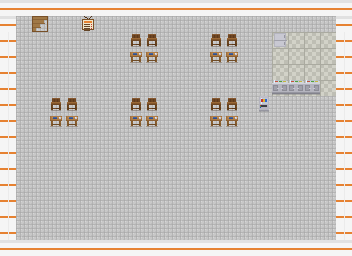

Rendered tile map (Tiled .tmx) drawn with the repository's tilesets; below, a short description and the full map source, tile grids included:
An orthogonal 22x16 tile map with 16x16 px tiles, 3 tile layers (ground, structures, decorations), 1 hidden layer not drawn and 5 objects (2x table, stairs_down, fridge, spawn).

<map version="1.5" orientation="orthogonal" renderorder="right-down" width="22" height="16" tilewidth="16" tileheight="16" infinite="0" nextobjectid="6" nextlayerid="7">
 <tileset firstgid="1" name="indoor_tileset" tilewidth="16" tileheight="16" tilecount="82" columns="82">
  <image source="../../assets/tilesets/indoor_tileset.png" width="1312" height="16" />
  <tile id="4">
   <properties>
    <property name="solid" type="bool" value="true" />
   </properties>
  </tile>
  <tile id="5">
   <properties>
    <property name="solid" type="bool" value="true" />
   </properties>
  </tile>
  <tile id="6">
   <properties>
    <property name="solid" type="bool" value="true" />
   </properties>
  </tile>
  <tile id="7">
   <properties>
    <property name="solid" type="bool" value="true" />
   </properties>
  </tile>
  <tile id="8">
   <properties>
    <property name="solid" type="bool" value="true" />
   </properties>
  </tile>
  <tile id="9">
   <properties>
    <property name="solid" type="bool" value="true" />
   </properties>
  </tile>
  <tile id="10">
   <properties>
    <property name="solid" type="bool" value="true" />
   </properties>
  </tile>
  <tile id="11">
   <properties>
    <property name="solid" type="bool" value="true" />
   </properties>
  </tile>
  <tile id="15">
   <properties>
    <property name="solid" type="bool" value="true" />
   </properties>
  </tile>
  <tile id="16">
   <properties>
    <property name="solid" type="bool" value="true" />
   </properties>
  </tile>
  <tile id="17">
   <properties>
    <property name="solid" type="bool" value="true" />
   </properties>
  </tile>
  <tile id="19">
   <properties>
    <property name="solid" type="bool" value="true" />
   </properties>
  </tile>
  <tile id="20">
   <properties>
    <property name="solid" type="bool" value="true" />
   </properties>
  </tile>
  <tile id="22">
   <properties>
    <property name="solid" type="bool" value="true" />
   </properties>
  </tile>
  <tile id="23">
   <properties>
    <property name="solid" type="bool" value="true" />
   </properties>
  </tile>
  <tile id="24">
   <properties>
    <property name="solid" type="bool" value="true" />
   </properties>
  </tile>
  <tile id="25">
   <properties>
    <property name="solid" type="bool" value="true" />
   </properties>
  </tile>
  <tile id="27">
   <properties>
    <property name="solid" type="bool" value="true" />
   </properties>
  </tile>
  <tile id="28">
   <properties>
    <property name="solid" type="bool" value="true" />
   </properties>
  </tile>
  <tile id="29">
   <properties>
    <property name="solid" type="bool" value="true" />
   </properties>
  </tile>
  <tile id="30">
   <properties>
    <property name="solid" type="bool" value="true" />
   </properties>
  </tile>
  <tile id="31">
   <properties>
    <property name="solid" type="bool" value="true" />
   </properties>
  </tile>
  <tile id="32">
   <properties>
    <property name="solid" type="bool" value="true" />
   </properties>
  </tile>
  <tile id="33">
   <properties>
    <property name="solid" type="bool" value="true" />
   </properties>
  </tile>
  <tile id="34">
   <properties>
    <property name="solid" type="bool" value="true" />
   </properties>
  </tile>
  <tile id="35">
   <properties>
    <property name="solid" type="bool" value="true" />
   </properties>
  </tile>
  <tile id="37">
   <properties>
    <property name="solid" type="bool" value="true" />
   </properties>
  </tile>
  <tile id="38">
   <properties>
    <property name="solid" type="bool" value="true" />
   </properties>
  </tile>
  <tile id="39">
   <properties>
    <property name="solid" type="bool" value="true" />
   </properties>
  </tile>
  <tile id="41">
   <properties>
    <property name="solid" type="bool" value="true" />
   </properties>
  </tile>
  <tile id="42">
   <properties>
    <property name="solid" type="bool" value="true" />
   </properties>
  </tile>
  <tile id="43">
   <properties>
    <property name="solid" type="bool" value="true" />
   </properties>
  </tile>
  <tile id="44">
   <properties>
    <property name="solid" type="bool" value="true" />
   </properties>
  </tile>
  <tile id="45">
   <properties>
    <property name="solid" type="bool" value="true" />
   </properties>
  </tile>
  <tile id="46">
   <properties>
    <property name="solid" type="bool" value="true" />
   </properties>
  </tile>
  <tile id="47">
   <properties>
    <property name="solid" type="bool" value="true" />
   </properties>
  </tile>
  <tile id="48">
   <properties>
    <property name="solid" type="bool" value="true" />
   </properties>
  </tile>
  <tile id="49">
   <properties>
    <property name="solid" type="bool" value="true" />
   </properties>
  </tile>
  <tile id="50">
   <properties>
    <property name="solid" type="bool" value="true" />
   </properties>
  </tile>
  <tile id="51">
   <properties>
    <property name="solid" type="bool" value="true" />
   </properties>
  </tile>
  <tile id="52">
   <properties>
    <property name="solid" type="bool" value="true" />
   </properties>
  </tile>
  <tile id="53">
   <properties>
    <property name="solid" type="bool" value="true" />
   </properties>
  </tile>
  <tile id="54">
   <properties>
    <property name="solid" type="bool" value="true" />
   </properties>
  </tile>
  <tile id="55">
   <properties>
    <property name="solid" type="bool" value="true" />
   </properties>
  </tile>
  <tile id="56">
   <properties>
    <property name="solid" type="bool" value="true" />
   </properties>
  </tile>
  <tile id="57">
   <properties>
    <property name="solid" type="bool" value="true" />
   </properties>
  </tile>
  <tile id="58">
   <properties>
    <property name="solid" type="bool" value="true" />
   </properties>
  </tile>
  <tile id="59">
   <properties>
    <property name="solid" type="bool" value="true" />
   </properties>
  </tile>
  <tile id="63">
   <properties>
    <property name="solid" type="bool" value="true" />
   </properties>
  </tile>
  <tile id="64">
   <properties>
    <property name="solid" type="bool" value="true" />
   </properties>
  </tile>
  <tile id="70">
   <properties>
    <property name="solid" type="bool" value="true" />
   </properties>
  </tile>
  <tile id="71">
   <properties>
    <property name="solid" type="bool" value="true" />
   </properties>
  </tile>
  <tile id="72">
   <properties>
    <property name="solid" type="bool" value="true" />
   </properties>
  </tile>
  <tile id="73">
   <properties>
    <property name="solid" type="bool" value="true" />
   </properties>
  </tile>
  <tile id="74">
   <properties>
    <property name="solid" type="bool" value="true" />
   </properties>
  </tile>
  <tile id="75">
   <properties>
    <property name="solid" type="bool" value="true" />
   </properties>
  </tile>
  <tile id="76">
   <properties>
    <property name="solid" type="bool" value="true" />
   </properties>
  </tile>
  <tile id="77">
   <properties>
    <property name="solid" type="bool" value="true" />
   </properties>
  </tile>
  <tile id="78">
   <properties>
    <property name="solid" type="bool" value="true" />
   </properties>
  </tile>
  <tile id="79">
   <properties>
    <property name="solid" type="bool" value="true" />
   </properties>
  </tile>
  <tile id="80">
   <properties>
    <property name="solid" type="bool" value="true" />
   </properties>
  </tile>
 </tileset>
 <layer id="1" name="ground" width="22" height="16">
  <data encoding="csv">
3,3,3,3,3,3,3,3,3,3,3,3,3,3,3,3,3,3,3,3,3,3,3,3,3,3,3,3,3,3,3,3,3,3,3,3,3,3,3,3,3,3,3,3,3,3,3,3,3,3,3,3,3,3,3,3,3,3,3,3,3,70,70,70,70,3,3,3,3,3,3,3,3,3,3,3,3,3,3,3,3,3,3,70,70,70,70,3,3,3,3,3,3,3,3,3,3,3,3,3,3,3,3,3,3,70,70,70,70,3,3,3,3,3,3,3,3,3,3,3,3,3,3,3,3,3,3,70,70,70,70,3,3,3,3,3,3,3,3,3,3,3,3,3,3,3,3,3,3,3,3,3,3,3,3,3,3,3,3,3,3,3,3,3,3,3,3,3,3,3,3,3,3,3,3,3,3,3,3,3,3,3,3,3,3,3,3,3,3,3,3,3,3,3,3,3,3,3,3,3,3,3,3,3,3,3,3,3,3,3,3,3,3,3,3,3,3,3,3,3,3,3,3,3,3,3,3,3,3,3,3,3,3,3,3,3,3,3,3,3,3,3,3,3,3,3,3,3,3,3,3,3,3,3,3,3,3,3,3,3,3,3,3,3,3,3,3,3,3,3,3,3,3,3,3,3,3,3,3,3,3,3,3,3,3,3,3,3,3,3,3,3,3,3,3,3,3,3,3,3,3,3,3,3,3,3,3,3,3,3,3,3,3,3,3,3,3,3,3,3,3,3,3,3,3,3,3,3,3,3,3,3,3,3,3,3,3,3,3,3,3,3,3,3,3,3,3,3,3,3,3,3
</data>
 </layer>
 <layer id="2" name="structures" width="22" height="16">
  <data encoding="csv">
33,33,33,33,33,33,33,33,33,33,33,33,33,33,33,33,33,33,33,33,33,33,33,0,13,0,0,71,0,0,0,0,0,0,0,0,0,0,0,0,0,0,0,33,32,0,0,0,0,0,0,0,10,10,0,0,0,10,10,0,0,12,0,0,0,32,32,0,0,0,0,0,0,0,9,9,0,0,0,9,9,0,0,0,0,0,0,32,32,0,0,0,0,0,0,0,0,0,0,0,0,0,0,0,0,0,0,0,0,32,32,0,0,0,0,0,0,0,0,0,0,0,0,0,0,0,0,11,11,11,0,32,32,0,0,10,10,0,0,0,10,10,0,0,0,10,10,0,72,0,0,0,0,32,32,0,0,9,9,0,0,0,9,9,0,0,0,9,9,0,0,0,0,0,0,32,32,0,0,0,0,0,0,0,0,0,0,0,0,0,0,0,0,0,0,0,0,32,32,0,0,0,0,0,0,0,0,0,0,0,0,0,0,0,0,0,0,0,0,32,32,0,0,0,0,0,0,0,0,0,0,0,0,0,0,0,0,0,0,0,0,32,32,0,0,0,0,0,0,0,0,0,0,0,0,0,0,0,0,0,0,0,0,32,32,0,0,0,0,0,0,0,0,0,0,0,0,0,0,0,0,0,0,0,0,32,32,0,0,0,0,0,0,0,0,0,0,0,0,0,0,0,0,0,0,0,0,32,32,0,0,0,0,0,0,0,0,0,0,0,0,0,0,0,0,0,0,0,0,32,33,33,33,33,33,33,33,33,33,33,33,33,33,33,33,33,33,33,33,33,33,33
</data>
 </layer>
 <objectgroup id="3" name="objects">
  <object id="1" x="32" y="16" width="16" height="16" type="stairs_down">
   <properties>
    <property name="interactive_type" value="enter" />
    <property name="prompt_text" value="下楼" />
    <property name="target_map" value="dining_hall_f1" />
    <property name="spawn_point" value="dining_f1_stairs" />
    <property name="transition_type" value="floor_change" />
   </properties>
  </object>
  <object id="2" x="272" y="32" width="16" height="16" type="fridge">
   <properties>
    <property name="interactive_type" value="examine" />
    <property name="prompt_text" value="查看冰箱" />
    <property name="display_name" value="后厨冰箱" />
   </properties>
  </object>
  <object id="3" x="128" y="48" width="32" height="16" type="table">
   <properties>
    <property name="interactive_type" value="examine" />
    <property name="prompt_text" value="搜索餐桌" />
    <property name="display_name" value="二楼餐桌" />
   </properties>
  </object>
  <object id="4" x="208" y="48" width="32" height="16" type="table">
   <properties>
    <property name="interactive_type" value="examine" />
    <property name="prompt_text" value="搜索餐桌" />
    <property name="display_name" value="二楼餐桌" />
   </properties>
  </object>
 </objectgroup>
 <layer id="4" name="collision" width="22" height="16" visible="0">
  <data encoding="csv">
0,0,0,0,0,0,0,0,0,0,0,0,0,0,0,0,0,0,0,0,0,0,0,0,0,0,0,20,0,0,0,0,0,0,0,0,0,0,0,0,0,0,0,0,0,0,0,0,0,0,0,0,20,20,0,0,0,20,20,0,0,20,0,0,0,0,0,0,0,0,0,0,0,0,20,20,0,0,0,20,20,0,0,0,0,0,0,0,0,0,0,0,0,0,0,0,0,0,0,0,0,0,0,0,0,0,0,0,0,0,0,0,0,0,0,0,0,0,0,0,0,0,0,0,0,0,0,20,20,20,0,0,0,0,0,20,20,0,0,0,20,20,0,0,0,20,20,0,20,0,0,0,0,0,0,0,0,20,20,0,0,0,20,20,0,0,0,20,20,0,0,0,0,0,0,0,0,0,0,0,0,0,0,0,0,0,0,0,0,0,0,0,0,0,0,0,0,0,0,0,0,0,0,0,0,0,0,0,0,0,0,0,0,0,0,0,0,0,0,0,0,0,0,0,0,0,0,0,0,0,0,0,0,0,0,0,0,0,0,0,0,0,0,0,0,0,0,0,0,0,0,0,0,0,0,0,0,0,0,0,0,0,0,0,0,0,0,0,0,0,0,0,0,0,0,0,0,0,0,0,0,0,0,0,0,0,0,0,0,0,0,0,0,0,0,0,0,0,0,0,0,0,0,0,0,0,0,0,0,0,0,0,0,0,0,0,0,0,0,0,0,0,0,0,0,0,0,0,0,0,0,0,0,0,0,0,0,0,0,0,0,0,0,0,0,0,0,0,0,0,0,0
</data>
 </layer>
 <objectgroup id="5" name="triggers">
  <object id="5" x="48" y="32" width="32" height="32" type="spawn">
   <properties>
    <property name="spawn_id" value="dining_f2_stairs" />
   </properties>
  </object>
 </objectgroup>
 <layer id="6" name="decorations" width="22" height="16">
  <data encoding="csv">
0,0,0,0,0,0,0,0,0,0,0,0,0,0,0,0,0,0,0,0,0,0,0,0,0,0,0,0,0,0,0,0,0,0,0,0,0,0,0,0,0,0,0,0,0,0,0,0,0,0,0,0,0,0,0,0,0,0,0,0,0,0,0,0,0,0,0,0,0,0,0,0,0,0,0,0,0,0,0,0,0,0,0,0,0,0,0,0,0,0,0,0,0,0,0,0,0,0,0,0,0,0,0,0,0,0,0,0,0,0,0,0,0,0,0,0,0,0,0,0,0,0,0,0,0,0,0,0,0,0,0,0,0,0,0,0,0,0,0,0,0,0,0,0,0,0,0,0,0,0,0,0,0,0,0,0,0,0,0,0,0,0,0,0,0,0,0,0,0,0,0,0,0,0,0,0,0,0,0,0,0,0,0,0,0,0,0,0,0,0,0,0,0,0,0,0,0,0,0,0,0,0,0,0,0,0,0,0,0,0,0,0,0,0,0,0,0,0,0,0,0,0,0,0,0,0,0,0,0,0,0,0,0,0,0,0,0,0,0,0,0,0,0,0,0,0,0,0,0,0,0,0,0,0,0,0,0,0,0,0,0,0,0,0,0,0,0,0,0,0,0,0,0,0,0,0,0,0,0,0,0,0,0,0,0,0,0,0,0,0,0,0,0,0,0,0,0,0,0,0,0,0,0,0,0,0,0,0,0,0,0,0,0,0,0,0,0,0,0,0,0,0,0,0,0,0,0,0,0,0,0,0,0,0,0,0,0,0,0,0,0,0,0,0,0,0,0,0,0,0,0,0
</data>
 </layer>
</map>
